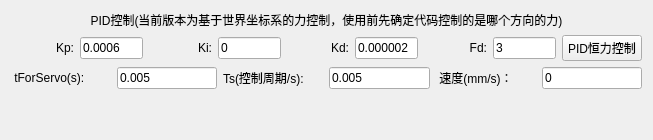
             <widget class="QWidget" name="page_4">
              <layout class="QGridLayout" name="gridLayout_23">
               <item row="2" column="0">
                <layout class="QHBoxLayout" name="horizontalLayout_32" stretch="1,1,1,1,1,1">
                 <item>
                  <widget class="QLabel" name="label_90">
                   <property name="text">
                    <string> tForServo(s):</string>
                   </property>
                  </widget>
                 </item>
                 <item>
                  <widget class="QLineEdit" name="PID_tForServo_lineEdit">
                   <property name="text">
                    <string>0.005</string>
                   </property>
                  </widget>
                 </item>
                 <item>
                  <widget class="QLabel" name="label_34">
                   <property name="text">
                    <string>Ts(控制周期/s):</string>
                   </property>
                  </widget>
                 </item>
                 <item>
                  <widget class="QLineEdit" name="PID_Ts_lineEdit">
                   <property name="text">
                    <string>0.005</string>
                   </property>
                  </widget>
                 </item>
                 <item>
                  <widget class="QLabel" name="label_91">
                   <property name="text">
                    <string> 速度(mm/s)：</string>
                   </property>
                  </widget>
                 </item>
                 <item>
                  <widget class="QLineEdit" name="PID_v_lineEdit">
                   <property name="text">
                    <string>0</string>
                   </property>
                  </widget>
                 </item>
                </layout>
               </item>
               <item row="3" column="0">
                <spacer name="verticalSpacer_5">
                 <property name="orientation">
                  <enum>Qt::Vertical</enum>
                 </property>
                 <property name="sizeType">
                  <enum>QSizePolicy::Fixed</enum>
                 </property>
                 <property name="sizeHint" stdset="0">
                  <size>
                   <width>20</width>
                   <height>40</height>
                  </size>
                 </property>
                </spacer>
               </item>
               <item row="1" column="0">
                <layout class="QHBoxLayout" name="horizontalLayout_18" stretch="1,1,1,1,1,1,1,1,0">
                 <item>
                  <widget class="QLabel" name="label_56">
                   <property name="text">
                    <string>Kp:</string>
                   </property>
                   <property name="alignment">
                    <set>Qt::AlignRight|Qt::AlignTrailing|Qt::AlignVCenter</set>
                   </property>
                  </widget>
                 </item>
                 <item>
                  <widget class="QLineEdit" name="Kp_lineEdit">
                   <property name="text">
                    <string>0.0006</string>
                   </property>
                  </widget>
                 </item>
                 <item>
                  <widget class="QLabel" name="label_57">
                   <property name="text">
                    <string>Ki:</string>
                   </property>
                   <property name="alignment">
                    <set>Qt::AlignRight|Qt::AlignTrailing|Qt::AlignVCenter</set>
                   </property>
                  </widget>
                 </item>
                 <item>
                  <widget class="QLineEdit" name="Ki_lineEdit">
                   <property name="text">
                    <string>0</string>
                   </property>
                  </widget>
                 </item>
                 <item>
                  <widget class="QLabel" name="label_58">
                   <property name="text">
                    <string>Kd:</string>
                   </property>
                   <property name="alignment">
                    <set>Qt::AlignRight|Qt::AlignTrailing|Qt::AlignVCenter</set>
                   </property>
                  </widget>
                 </item>
                 <item>
                  <widget class="QLineEdit" name="Kd_lineEdit">
                   <property name="text">
                    <string>0.000002</string>
                   </property>
                  </widget>
                 </item>
                 <item>
                  <widget class="QLabel" name="label_92">
                   <property name="text">
                    <string> Fd:</string>
                   </property>
                   <property name="alignment">
                    <set>Qt::AlignRight|Qt::AlignTrailing|Qt::AlignVCenter</set>
                   </property>
                  </widget>
                 </item>
                 <item>
                  <widget class="QLineEdit" name="PID_Fd_lineEdit">
                   <property name="sizePolicy">
                    <sizepolicy hsizetype="Preferred" vsizetype="Fixed">
                     <horstretch>10</horstretch>
                     <verstretch>0</verstretch>
                    </sizepolicy>
                   </property>
                   <property name="text">
                    <string>3</string>
                   </property>
                  </widget>
                 </item>
                 <item>
                  <widget class="QPushButton" name="PC_Button">
                   <property name="text">
                    <string>PID恒力控制</string>
                   </property>
                  </widget>
                 </item>
                </layout>
               </item>
               <item row="0" column="0">
                <widget class="QLabel" name="label_88">
                 <property name="layoutDirection">
                  <enum>Qt::LeftToRight</enum>
                 </property>
                 <property name="text">
                  <string>PID控制(当前版本为基于世界坐标系的力控制，使用前先确定代码控制的是哪个方向的力)</string>
                 </property>
                 <property name="alignment">
                  <set>Qt::AlignCenter</set>
                 </property>
                </widget>
               </item>
              </layout>
             </widget>
